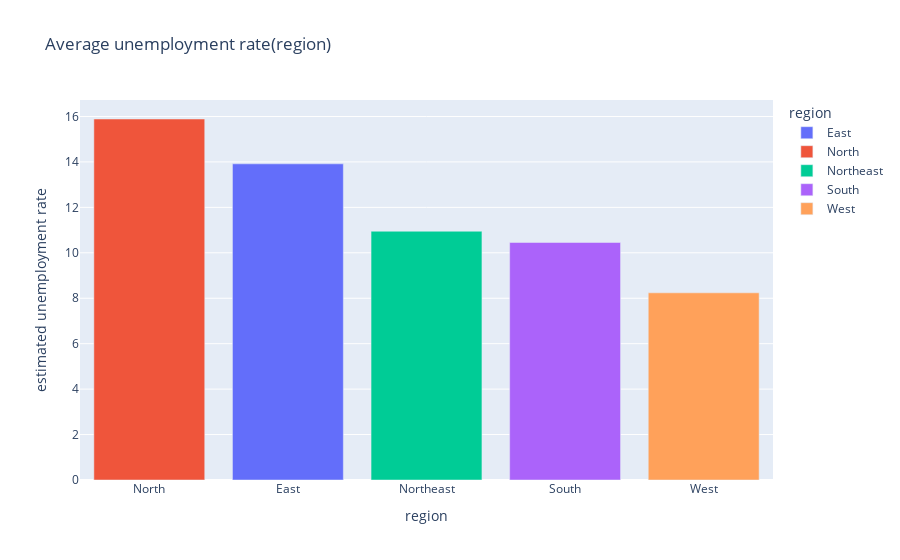

The notebook cell this image was saved under:
### Code cell
# Average Unemployment Rate

fig = px.bar(region,x='region',y='estimated unemployment rate',color='region',title='Average unemployment rate(region)')
fig.update_layout(xaxis={'categoryorder':'total descending'})
fig.show()

### Figure 1 — Plotly figure (JSON) as saved in the notebook; plotly's stock layout.template omitted (floating-point values rounded to 4 significant figures)
{"data": [{"alignmentgroup": "True", "hovertemplate": "region=%{x}<br>estimated unemployment rate=%{y}<extra></extra>", "legendgroup": "East", "marker": {"color": "#636efa", "pattern": {"shape": ""}}, "name": "East", "offsetgroup": "East", "orientation": "v", "showlegend": true, "textposition": "auto", "type": "bar", "x": ["East"], "xaxis": "x", "y": [13.92], "yaxis": "y"}, {"alignmentgroup": "True", "hovertemplate": "region=%{x}<br>estimated unemployment rate=%{y}<extra></extra>", "legendgroup": "North", "marker": {"color": "#EF553B", "pattern": {"shape": ""}}, "name": "North", "offsetgroup": "North", "orientation": "v", "showlegend": true, "textposition": "auto", "type": "bar", "x": ["North"], "xaxis": "x", "y": [15.89], "yaxis": "y"}, {"alignmentgroup": "True", "hovertemplate": "region=%{x}<br>estimated unemployment rate=%{y}<extra></extra>", "legendgroup": "Northeast", "marker": {"color": "#00cc96", "pattern": {"shape": ""}}, "name": "Northeast", "offsetgroup": "Northeast", "orientation": "v", "showlegend": true, "textposition": "auto", "type": "bar", "x": ["Northeast"], "xaxis": "x", "y": [10.95], "yaxis": "y"}, {"alignmentgroup": "True", "hovertemplate": "region=%{x}<br>estimated unemployment rate=%{y}<extra></extra>", "legendgroup": "South", "marker": {"color": "#ab63fa", "pattern": {"shape": ""}}, "name": "South", "offsetgroup": "South", "orientation": "v", "showlegend": true, "textposition": "auto", "type": "bar", "x": ["South"], "xaxis": "x", "y": [10.45], "yaxis": "y"}, {"alignmentgroup": "True", "hovertemplate": "region=%{x}<br>estimated unemployment rate=%{y}<extra></extra>", "legendgroup": "West", "marker": {"color": "#FFA15A", "pattern": {"shape": ""}}, "name": "West", "offsetgroup": "West", "orientation": "v", "showlegend": true, "textposition": "auto", "type": "bar", "x": ["West"], "xaxis": "x", "y": [8.239], "yaxis": "y"}], "layout": {"barmode": "relative", "legend": {"title": {"text": "region"}, "tracegroupgap": 0}, "title": {"text": "Average unemployment rate(region)"}, "xaxis": {"anchor": "y", "categoryarray": ["East", "North", "Northeast", "South", "West"], "categoryorder": "total descending", "domain": [0, 1], "title": {"text": "region"}}, "yaxis": {"anchor": "x", "domain": [0, 1], "title": {"text": "estimated unemployment rate"}}}}
